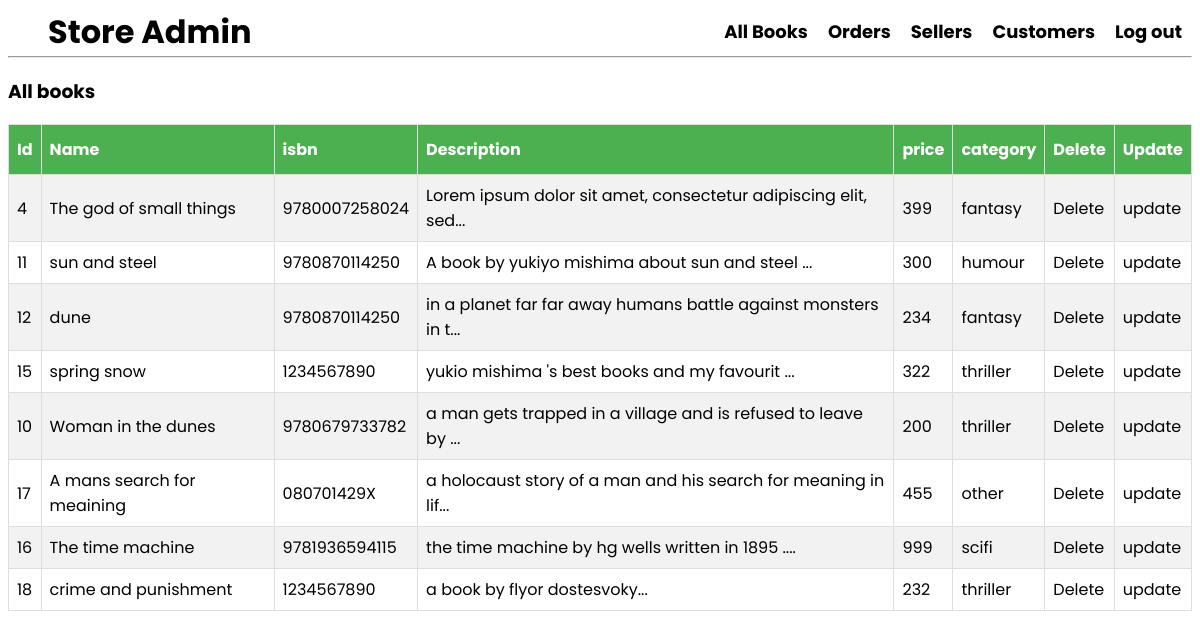
Page /admin/allbooks.php (signed in) on the earlier database version.
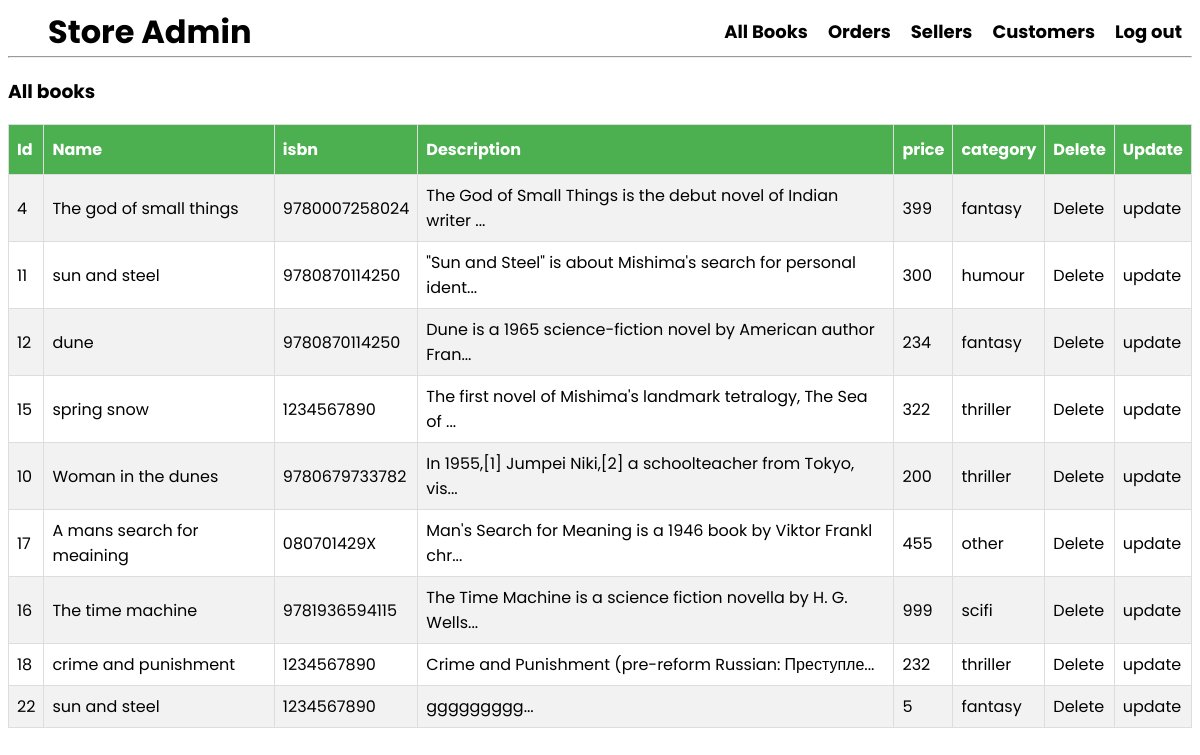
Same page on the later database version.
### tables this page shows
CREATE TABLE IF NOT EXISTS `books` (
  `bid` int NOT NULL AUTO_INCREMENT,
  `book_name` varchar(120) NOT NULL,
  `book_isbn` varchar(120) NOT NULL,
  `book_img` varchar(120) NOT NULL,
  `book_desc` varchar(1000) NOT NULL,
  `book_stock` int DEFAULT NULL,
  `book_price` int DEFAULT NULL,
  `seller_id` int DEFAULT NULL,
  `category` varchar(120) DEFAULT NULL,
  `book_year` int NOT NULL,
  `book_author` varchar(20) DEFAULT NULL,
  PRIMARY KEY (`bid`),
  KEY `seller_id` (`seller_id`)
);

### backend/function.inc.php (called while the page is built, shortened)
<?php
function getBooks($conn,$sql){
  $stmt = mysqli_stmt_init($conn);
  if (!mysqli_stmt_prepare($stmt,$sql)){
    header("location:/seller/seller-dashboard.php?error=stmtfailed");
    exit();
  }
  mysqli_stmt_execute($stmt);
  $resultData = mysqli_stmt_get_result($stmt);
  if(mysqli_num_rows($resultData)>0){
    $result = $resultData;
    return $result;
  }
  else{
    $result = false;
    return $result;
  }
}

### admin/allbooks.php (the view, shortened to what this page needs)
<?php
require "../templates/adminnav.php";
require "../backend/dbh.inc.php";
require "../backend/function.inc.php";
?>
  <?php
      $sql="select * from books;";
      $products=getBooks($conn,$sql);
      if($products!==false){
        echo('
        <h3>All  books</h3>
        <table id="customers">
        <tr>
          <th>Id</th>
          <th>Name</th>
          <th>isbn</th>
          <th>Description</th>
          <th>price</th>
          <th>category</th>
          <th>Delete</th>
          <th>Update</th>
        </tr>
        ');
        while($row = mysqli_fetch_assoc($products)){
          echo('
          <tr>
          <td>'.$row['bid'].'</td>
          <td>'.$row['book_name'].'</td>
          <td>'.$row['book_isbn'].'</td>
          <td>'.substr($row['book_desc'],0,60).'...'.'</td>
          <td>'.$row['book_price'].'</td>
          <td>'.$row['category'].'</td>
          <td><a href="./functions.php?deletebookid='.$row['bid'].'">Delete</a></td>
          <td><a href="./functions.php?updatebookid='.$row['bid'].'">update</a></td>
        </tr>
        ');
        }
      }
      else{
          echo('
         <h4>You have no books :( </h4>
         ');
      }
       ?>
</table>

### templates/adminnav.php (shortened to what this page needs)
<!DOCTYPE html>
<html lang="en">
<head>
    <link rel="stylesheet" href="/style/styles.css">
</head>
<header class ="navigation">
        <ul>
        <h1 id="logo" style = "display:inline;"><a id="navlinks" href="./allbooks.php">Store Admin </a></h1>
          <li><a id="navlinks" href="../backend/logout.inc.php">Log out</a></li>
          <li><a id="navlinks" href="/admin/customers.php">Customers</a></li>
          <li><a id="navlinks" href="/admin/sellers.php">Sellers</a></li>
          <li><a id="navlinks" href="/admin/allorders.php">Orders</a></li>
          <li><a id="navlinks" href="/admin/allbooks.php">All Books</a></li>
          </ul>
</header>
<hr>
<body>

### style/styles.css (style rules this page uses)
* { font-family: 'Poppins', sans-serif; color:black; text-decoration: none; }
.navigation { background:#ffffff; }
ul { list-style-type: none; overflow: hidden; margin: 0; }
li { float: right; font-weight: bold; }
#navlinks { text-decoration: none; color: #000; }
li a { color: #000; display: block; text-align: center; padding: 10px 10px; text-decoration: none; font-size:18px; }
hr { margin: 0; }
#customers { border-collapse: collapse; width: 100%; }
#customers td, #customers th { border: 1px solid #ddd; padding: 8px; }
#customers tr:nth-child(even) { background-color: #f2f2f2; }
#customers th { padding-top: 12px; padding-bottom: 12px; text-align: left; background-color: #4CAF50; color: white; }

Differences in the rows shown:
changed books "The god of small things": book_desc "Lorem ipsum dolor sit amet, consectetur adipiscing elit, sed" → "The God of Small Things is the debut novel of Indian writer"
changed books "humour": book_desc "A book by yukiyo mishima about sun and steel" → "\"Sun and Steel\" is about Mishima's search for personal ident"
changed books "dune": book_desc "in a planet far far away humans battle against monsters in t" → "Dune is a 1965 science-fiction novel by American author Fran"
changed books "spring snow": book_desc "yukio mishima 's best books and my favourit" → "The first novel of Mishima's landmark tetralogy, The Sea of"
changed books "Woman in the dunes": book_desc "a man gets trapped in a village and is refused to leave by" → "In 1955,[1] Jumpei Niki,[2] a schoolteacher from Tokyo, vis"
changed books "A mans search for meaining": book_desc "a holocaust story of a man and his search for meaning in lif" → "Man's Search for Meaning is a 1946 book by Viktor Frankl chr"
changed books "The time machine": book_desc "the time machine by hg wells written in 1895 ." → "The Time Machine is a science fiction novella by H. G. Wells"
changed books "crime and punishment": book_desc "a book by flyor dostesvoky" → "Crime and Punishment (pre-reform Russian: Преступле"
added books: bid "22", book_name "sun and steel", book_isbn "1234567890", book_desc "ggggggggg", book_price "5", category "fantasy"
